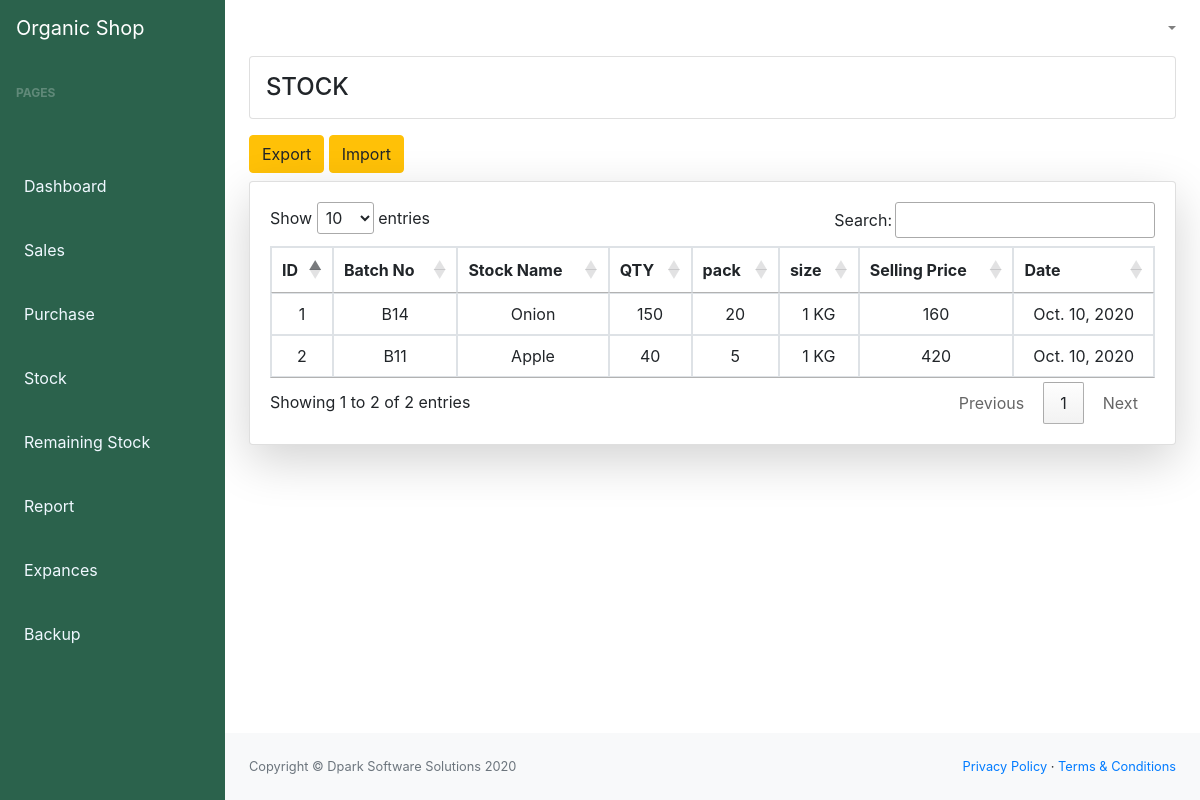
Screenshot of /desktop/stock/ (signed in) with the database file from the repository.
### main_app/models.py (models this page shows)
class Stock(models.Model):
    batch_sr_no = models.CharField(max_length=100)
    stock_name = models.CharField(max_length=100)
    vandor_price = models.IntegerField(default="0")
    pack = models.IntegerField(default="0")
    size = models.CharField(max_length=100)
    qty = models.IntegerField(default="0")
    selling_price = models.IntegerField(default="0")
    date = models.DateField(auto_now_add=True)

### main_app/views.py (the view)
# urls.py: path('stock/', views.stock,name="stock"),
def stock(request):
    if  request.user.is_authenticated:
        st= Stock.objects.all().order_by('-id')
        return render(request,'root/stock/stock.html',{'stocks':st})
    else:
        return redirect('login')

### main_app/templates/root/stock/stock.html
{% extends "base.html" %}
{% block main %}
<div class="">
<h4 class="text-uppercase card p-3"> Stock</h4>
<a href="{% url 'stockExport' %}" class="btn btn-warning mt-2 mb-2 ml-auto">Export</a>
<a href="{% url 'import' %}" class="btn btn-warning mt-2 mb-2 ml-auto">Import</a>
    <div class="card mb-4 shadow-lg">
        <div class="card-body">
            <div class="table-responsive ">
                <table class="table table-bordered" id="searchTable"  data-page-length='10' width="100%" cellspacing="0">
                    <thead>
                        <tr class="text-center">
                        <th>ID</th>
                            <th>Batch No</th>
                            <th>Stock Name</th>
                            <th>QTY</th>
                            <th>pack</th>
                            <th>size</th>
                            <th>Selling Price</th>
                            <th>Date</th>
                        </tr>
                    </thead>
                    <tbody>
                        {% for stock in stocks %}
                        <tr class="text-center">
                            <td>{{forloop.counter}}</td>
                            <td>{{ stock.batch_sr_no }}</td>
                            <td>{{ stock.stock_name }}</td>
                            <td>{{ stock.qty }}</td>
                            <td>{{ stock.pack }}</td>
                            <td>{{ stock.size }}</td>
                            <td>{{ stock.selling_price }}</td>
                            <td>{{ stock.date }}</td>
                        </tr>
                        {% endfor %}
                    </tbody>
                </table>
            </div>
        </div>
    </div>
</div>
{% endblock main %}

### rows the page displays
Stock: batch_sr_no "B14", stock_name "Onion", qty "150", pack "20", size "1 KG", selling_price "160", date "Oct. 10, 2020"
Stock: batch_sr_no "B11", stock_name "Apple", qty "40", pack "5", size "1 KG", selling_price "420", date "Oct. 10, 2020"
